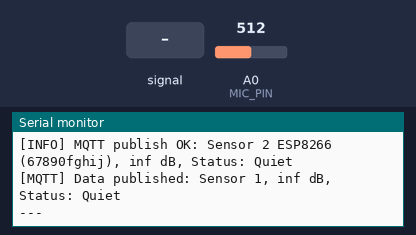
This program was run on a simulated ESP8266 (Wemos D1 mini). Shown: the last lines printed to the serial monitor. Inputs (shaded band) come from the test bench; at power-on: A0 (MIC_PIN) = 512. WiFi joins after 1.5 s; servers stay silent unless stated; no MQTT or app messages arrive unless stated.

Above: at 4.3 s.
4.4 s: A0 (MIC_PIN) fed a 200 Hz sine of ±81 counts around its level
6.0 s: A0 (MIC_PIN) set to 716
At 6.0 s:
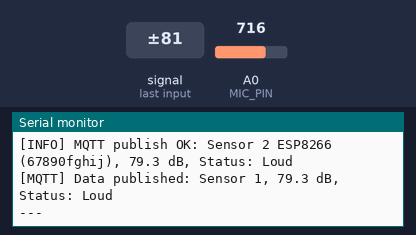
7.5 s: A0 (MIC_PIN) fed a 2 Hz sine of ±306 counts around its level
10.5 s: A0 (MIC_PIN) set to 511
At 10.5 s:
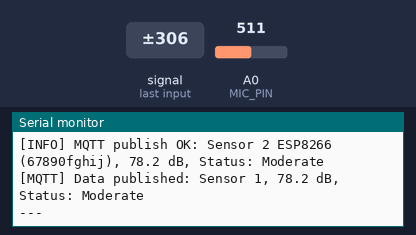
Timing chart, 0 to 13.5 s (numbered marks = the images above; inputs shaded):
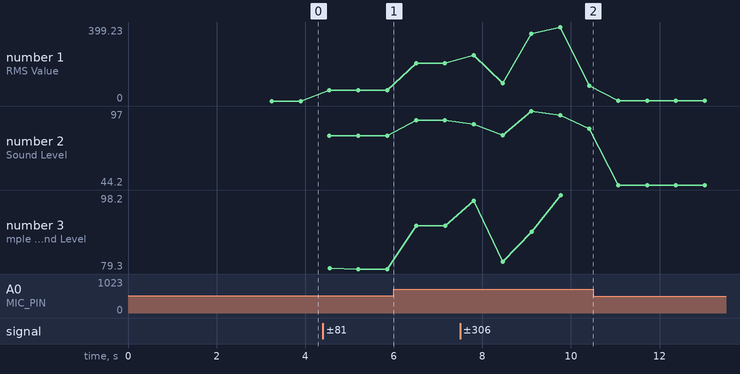

Measured:
- plotted number 1: 0 → 57.03 after the input at 4.4 s, 57.03 → 204 after the input at 6.0 s, 204 → 81.98 after the input at 7.5 s
- plotted number 2: 79.3 → 90.4 after the input at 6.0 s, 90.4 → 84.2 after the input at 7.5 s, 84.2 → 44.2 after the input at 10.5 s
- plotted number 3: 79.3 → 90.4 after the input at 6.0 s, 90.4 → 98.2 after the input at 7.5 s

The program:

main.cpp
```cpp
#include <Arduino.h>
#include <ESP8266WiFi.h>
#include "SoundSensor.h"
#include "MQTTClient.h"

SoundSensor soundSensor;
MQTTClientManager mqttManager; // Enable when MQTT backend is available

namespace
{
  constexpr bool kSetupModeEnabled = true;
  const char *kSetupPassword = "config123";

  String buildSetupSsid()
  {
    String mac = WiFi.macAddress();
    mac.replace(":", "");

    int idStart = mac.length() >= 4 ? mac.length() - 4 : 0;
    String id = mac.substring(idStart);
    id.toUpperCase();

    return "IOT_ESP_" + id;
  }

  void startSetupHotspot()
  {
    WiFi.mode(WIFI_AP_STA);
    String ssid = buildSetupSsid();
    bool started = WiFi.softAP(ssid.c_str(), kSetupPassword);

    if (started)
    {
      Serial.println("[SETUP] Hotspot started: " + ssid);
      Serial.println("[SETUP] AP IP: " + WiFi.softAPIP().toString());
    }
    else
    {
      Serial.println("[SETUP][ERROR] Failed to start setup hotspot");
    }
  }
} // namespace

void setup()
{
  Serial.begin(115200);
  delay(1000);

  Serial.println("[INFO] QuietZone ESP8266 Sensor Starting...");

  soundSensor.begin();
  mqttManager.begin();

  if (kSetupModeEnabled)
  {
    startSetupHotspot();
  }

  Serial.println("[INFO] Sound sensor initialized!");
  Serial.println("Format: Sound Level (dB) with debug info");
}

void loop()
{
  mqttManager.maintainConnection();

  float soundLevel = soundSensor.readSoundLevel();
  String soundStatus = soundSensor.getStatus();

  soundSensor.printDebugInfo();

  Serial.println("Simple Sound Level: " + String(soundLevel, 1) + " dB, Status: " + soundStatus);

  if (mqttManager.isConnected() && mqttManager.shouldPublish())
  {
    if (mqttManager.publishSoundData(soundLevel, soundStatus))
    {
      Serial.println("[MQTT] Data published: Sensor 1, " + String(soundLevel, 1) + " dB, Status: " + soundStatus);
    }
    mqttManager.updateLastPublish();
  }

  Serial.println("---");
  delay(500);
}
```

MQTTClient.h
```cpp
#ifndef MQTT_CLIENT_H
#define MQTT_CLIENT_H

#include <Arduino.h>
#include <ESP8266WiFi.h>
#include <PubSubClient.h>

class MQTTClientManager
{
private:
    WiFiClient espClient;
    PubSubClient mqttClient;
    unsigned long lastPublish;

    static const char *ssid;
    static const char *password;
    static const char *mqtt_server;
    static const char *sensorId;
    static const char *sensorName;
    static const char *location;
    static const unsigned long publishInterval = 500;

public:
    MQTTClientManager();
    void begin();
    void connectWiFi();
    void connectMQTT();
    void maintainConnection();
    bool publishSoundData(float dbLevel, String status);
    bool isConnected();
    bool shouldPublish();
    void updateLastPublish();
};

#endif // MQTT_CLIENT_H
```

SoundSensor.h
```cpp
#ifndef SOUND_SENSOR_H
#define SOUND_SENSOR_H

#include <Arduino.h>
#include <math.h>

class SoundSensor
{
private:
    // ESP8266 has a single ADC input (A0), 10-bit range: 0-1023.
    static const int MIC_PIN = A0;
    static const int SAMPLES = 256;
    // ADC: 10-bit (0-1023), Vref = 3.3V, so LSB = 3.3/1023 = 0.00322V per count
    static constexpr float ADC_VREF = 3.3f;
    static constexpr float ADC_RESOLUTION = 1023.0f;
    static constexpr float VOLTS_PER_COUNT = ADC_VREF / ADC_RESOLUTION; // 0.00322V
    // MAX9814 sensitivity: -37 dBV/Pa (output voltage for 1 Pascal pressure)
    // Reference: 1V (dBV scale) or ~0.0045V equivalent (20 µPa standard)
    static constexpr float MAX9814_SENSITIVITY_DB = 0.0f; // dBV/Pa
    static constexpr float CALIBRATION_OFFSET = 94.0f;      // 94 dB = reference adjustment

    float dcOffset;

public:
    SoundSensor();

    void begin();
    void calibrateDCOffset();

    float readSoundLevel();
    float readRMSValue();
    void printDebugInfo();
    bool isSoundDetected();
    String getStatus();
};

#endif // SOUND_SENSOR_H
```

MQTTClient.cpp
```cpp
#include "MQTTClient.h"
const char *MQTTClientManager::ssid = "Your_SSID";
const char *MQTTClientManager::password = "Your_PASSWORD";
const char *MQTTClientManager::mqtt_server = "IP_ADDRESS";
const char *MQTTClientManager::sensorId = "67890fghij";
const char *MQTTClientManager::sensorName = "Sensor 2 ESP8266";
const char *MQTTClientManager::location = "Study Room 0";
MQTTClientManager::MQTTClientManager() : mqttClient(espClient), lastPublish(0)
{
}

void MQTTClientManager::begin()
{
    connectWiFi();
    connectMQTT();
}

void MQTTClientManager::connectWiFi()
{
    Serial.println("[INFO] Connecting to WiFi SSID: " + String(ssid));
    WiFi.mode(WIFI_STA);
    WiFi.begin(ssid, password);

    int attempts = 0;
    while (WiFi.status() != WL_CONNECTED && attempts < 20)
    {
        delay(500);
        Serial.print('.');
        attempts++;
    }

    if (WiFi.status() == WL_CONNECTED)
    {
        Serial.println("\n[INFO] WiFi connected. IP: " + WiFi.localIP().toString());
    }
    else
    {
        Serial.println("\n[ERROR] WiFi connection failed after " + String(attempts) + " attempts.");
    }
}

void MQTTClientManager::connectMQTT()
{
    mqttClient.setServer(mqtt_server, 1883);

    int attempts = 0;
    while (!mqttClient.connected() && attempts < 5)
    {
        Serial.println("[INFO] Connecting to MQTT broker at " + String(mqtt_server) + ":1883");
        if (mqttClient.connect("ESP8266_SoundSensor"))
        {
            Serial.println("[INFO] MQTT connected.");
        }
        else
        {
            Serial.println("[ERROR] MQTT connection failed (state=" + String(mqttClient.state()) + "). Retrying...");
            delay(1000);
            attempts++;
        }
    }
}

void MQTTClientManager::maintainConnection()
{
    if (!mqttClient.connected())
    {
        if (WiFi.status() != WL_CONNECTED)
        {
            connectWiFi();
        }
        connectMQTT();
    }
    mqttClient.loop();
}

bool MQTTClientManager::publishSoundData(float dbLevel, String status)
{
    String topic = "sensors/" + String(sensorId) + "/sound_data";

    String payload = "{\"sensor_name\":\"" + String(sensorName) + "\""
                                                                  ",\"sensor_id\":\"" +
                     String(sensorId) + "\""
                                        ",\"db_level\":" +
                     String(dbLevel, 1) +
                     ",\"status\":\"" + status + "\""
                                                 ",\"location\":\"" +
                     String(location) + "\"}";

    bool published = mqttClient.publish(topic.c_str(), payload.c_str());

    if (published)
    {
        Serial.println("[INFO] MQTT publish OK: " + String(sensorName) + " (" + String(sensorId) + "), " + String(dbLevel, 1) + " dB, Status: " + status);
    }
    else
    {
        Serial.println("[ERROR] MQTT publish failed.");
    }

    return published;
}

bool MQTTClientManager::isConnected()
{
    return mqttClient.connected();
}

bool MQTTClientManager::shouldPublish()
{
    return millis() - lastPublish > publishInterval;
}

void MQTTClientManager::updateLastPublish()
{
    lastPublish = millis();
}
```

SoundSensor.cpp
```cpp
#include "SoundSensor.h"

SoundSensor::SoundSensor() : dcOffset(0.0f)
{
}

void SoundSensor::begin()
{
    calibrateDCOffset();
    Serial.println("[SoundSensor] MAX9814 Microphone initialized (ESP8266)");
}

void SoundSensor::calibrateDCOffset()
{
    Serial.println("[SoundSensor] Calibrating DC offset...");

    unsigned long sum = 0;
    for (int i = 0; i < SAMPLES; i++)
    {
        sum += analogRead(MIC_PIN);
        delay(2);
    }

    dcOffset = static_cast<float>(sum) / static_cast<float>(SAMPLES);
    Serial.println("[SoundSensor] DC Offset: " + String(dcOffset, 2));
}

float SoundSensor::readRMSValue()
{
    const int numberOfSamples = 100;
    float sumSquares = 0.0f;

    for (int i = 0; i < numberOfSamples; i++)
    {
        float sample = static_cast<float>(analogRead(MIC_PIN)) - dcOffset;
        sumSquares += sample * sample;
        delayMicroseconds(150);
    }

    float meanSquare = sumSquares / static_cast<float>(numberOfSamples);
    return sqrtf(meanSquare);
}

float SoundSensor::readSoundLevel()
{
    float rmsValue = readRMSValue();

    // if (rmsValue <= 3.0f)
    // {
    //     return -80.0f;
    // }

    // Convert RMS ADC counts to voltage
    float rmsVolts = rmsValue * VOLTS_PER_COUNT;

    // dB SPL = 20 * log10(Vrms / Vref) + sensitivity_compensation + calibration
    // Using 1V as dBV reference and MAX9814 sensitivity
    float dbv = 20.0f * log10f(rmsVolts);
    float dbSPL = dbv - MAX9814_SENSITIVITY_DB + CALIBRATION_OFFSET;

    return dbSPL;
}

bool SoundSensor::isSoundDetected()
{
    return readRMSValue() > 12.0f;
}

String SoundSensor::getStatus()
{
    float rmsValue = readRMSValue();

    if (rmsValue < 12.0f)
    {
        return "Quiet";
    }
    if (rmsValue < 38.0f)
    {
        return "Moderate";
    }

    return "Loud";
}

void SoundSensor::printDebugInfo()
{
    float rmsValue = readRMSValue();
    float dBLevel = readSoundLevel();
    String status = getStatus();

    Serial.println("=== MAX9814 Microphone Debug (ESP8266) ===");
    Serial.println("RMS Value: " + String(rmsValue, 2));
    Serial.println("Sound Level: " + String(dBLevel, 1) + " dB");
    Serial.println("Status: " + status);
    Serial.println("DC Offset: " + String(dcOffset, 2));
    Serial.println("=");
}
```
